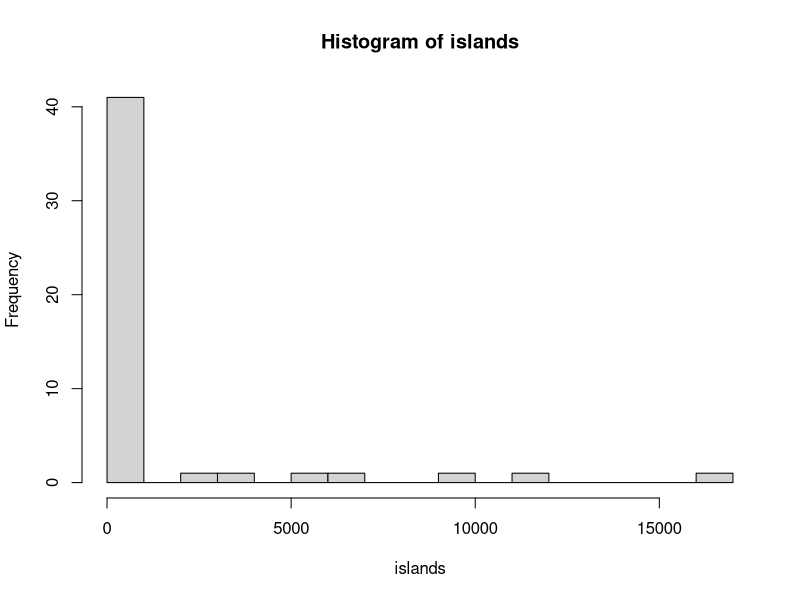
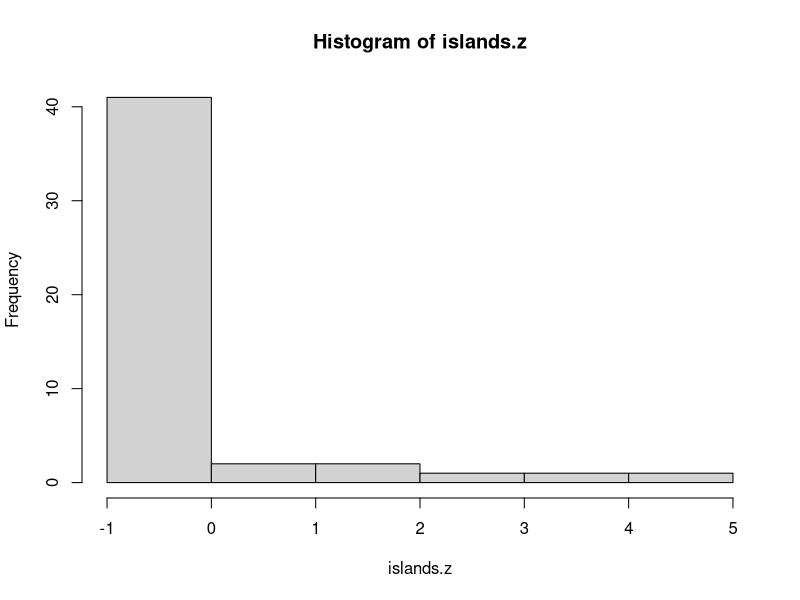
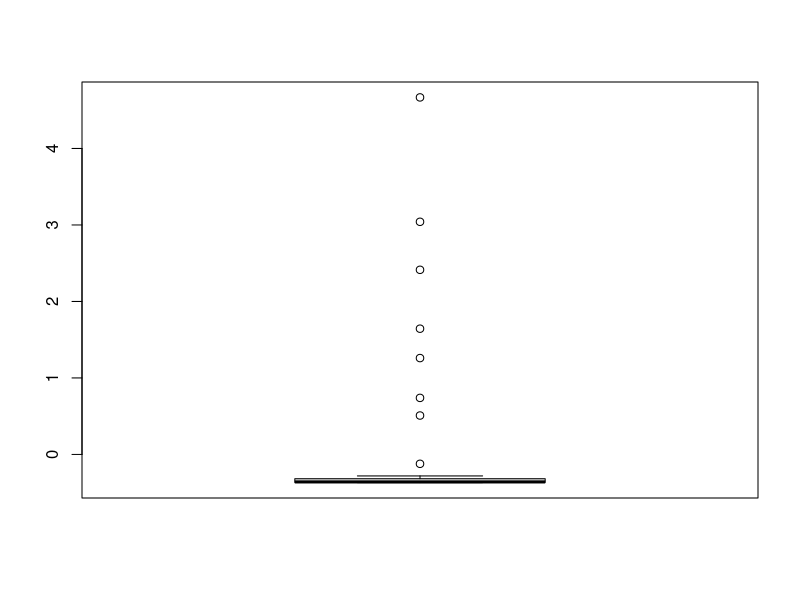
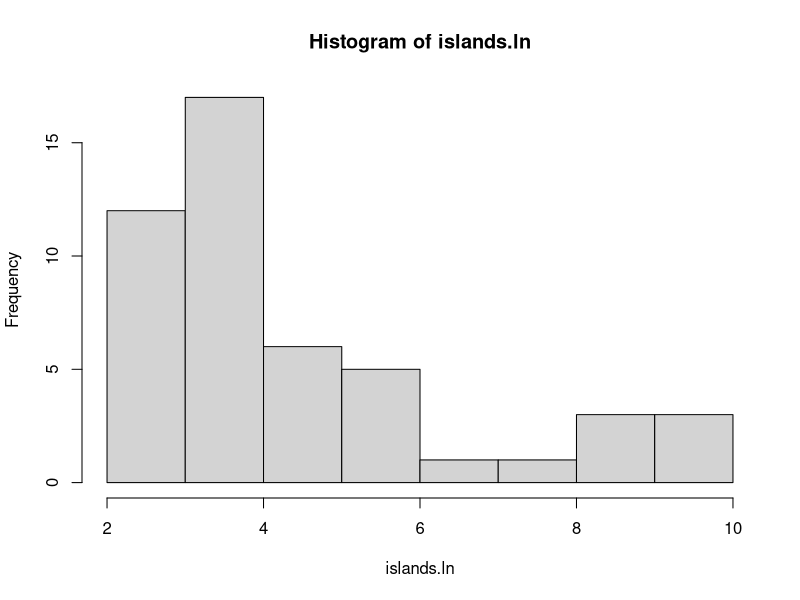
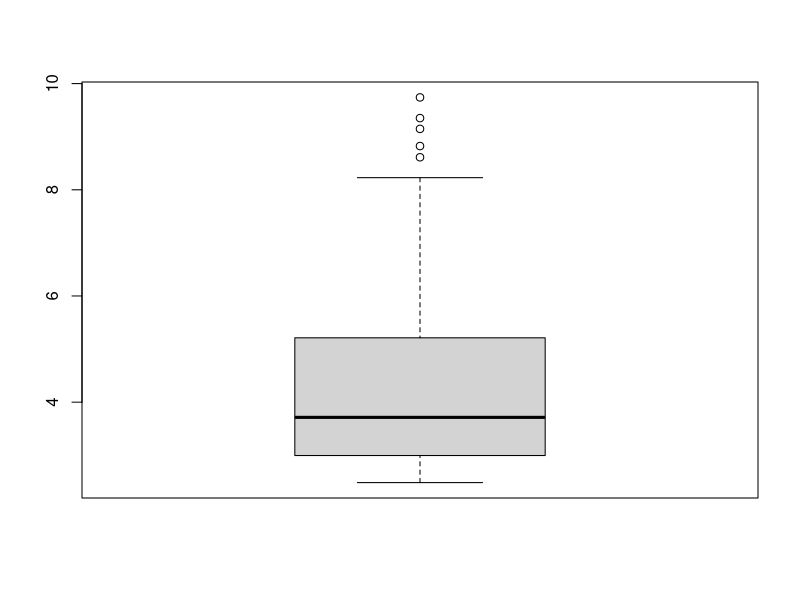
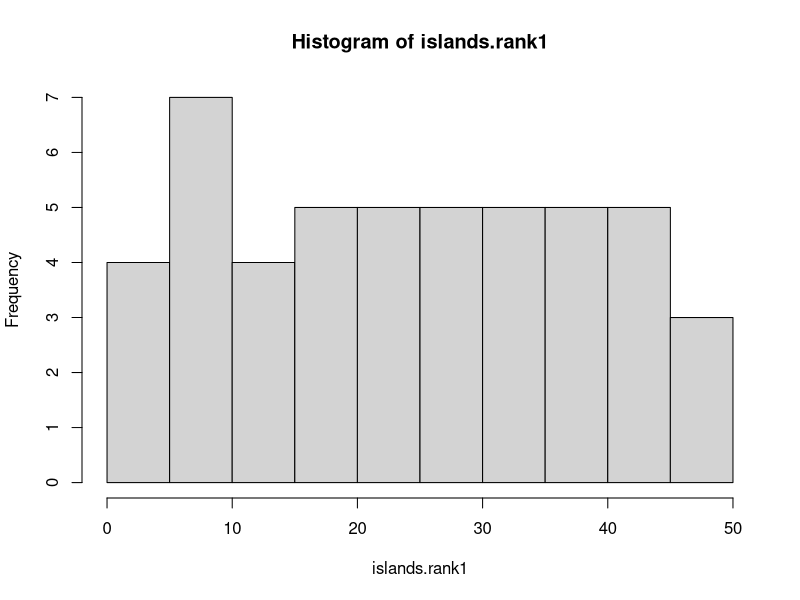
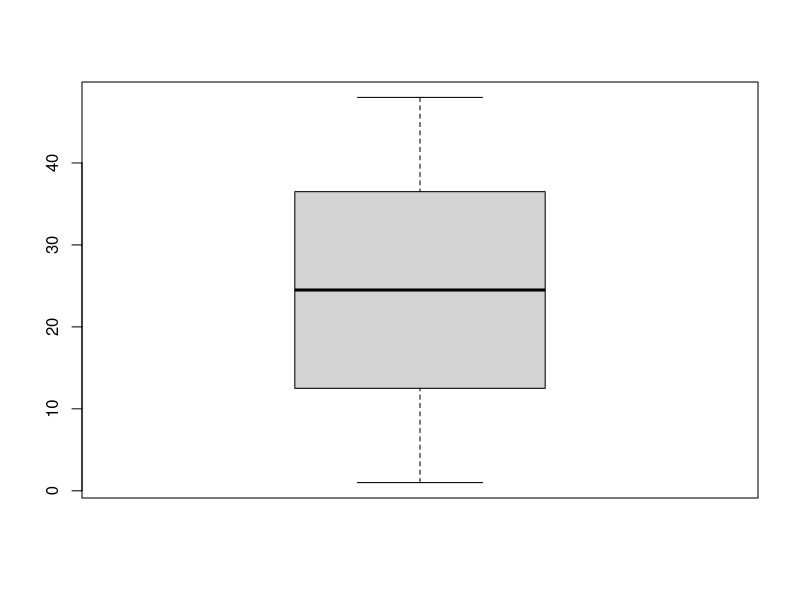
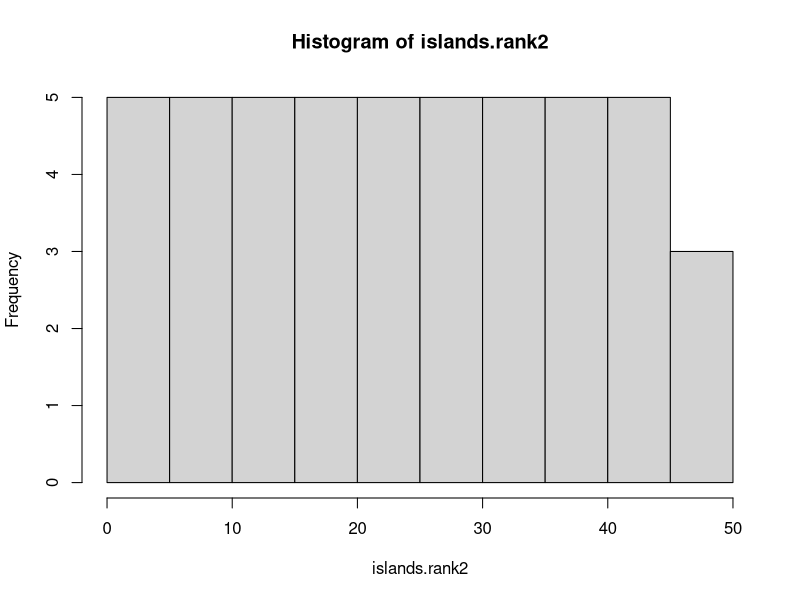

These figures' R source, in order:
# R Statistics Essential Training
# Ex04_02
# Transforming variables - rather than getting rid of outliers in data set, use transformations to manipulate outliers (keep them & use them)
# Examples of transformations (z-square, squaring, ranking, logrithms, dichotomize, )


# Load Data
require("datasets")
# The areas in thousands of square miles of the
# landmasses which exceed 10,000 square miles.
?islands
data("islands")
View(islands)

# histogram w/ breaks at 16, boxplot
hist(islands, breaks = 16)
# heavily right skewed 


# z-scores - easiest method is scale()
# create z-score of data and store in variable islands.z
?scale 
islands.z <- scale(islands)
islands.z

# generate histogram, boxplot, mean, round mean to 2 decimal places, standard deviation 
hist(islands.z)
boxplot(islands.z)
boxplot.stats(islands.z)
mean(islands.z)  # super small, obviously heads toward 0 but round to see
round(mean(islands.z), 2) # equals 0
sd(islands.z) # equals 1 


# Maintains metadata as an attribute from original dataset which can be accessed - use attr()
attr(islands.z, "scaled:center")  # Show original mean
attr(islands.z, "scaled:scale")   # show orinal sd - scale 
islands.z <- as.numeric(islands.z)#islands.z <- as.numeric(islands.z)  # Converts from matrix back to numeric
islands.z


# Logarithmic Transformations - get natural log 
# generate histogram/boxplot 
?log()
islands.ln <- log(islands) # natural log of values in ds 
islands.ln
hist(islands.ln) # looks much better than original values histagram - trasformed to mute outliers
boxplot(islands.ln)

# Squaring
# For negatively skewed variables
# Distribution may need to be recentered so that all values are positive (0 is okay)
sq <- (islands.ln)^2 
sq

# Ranking - transformation that maintains the order but nothing else about your data 
?rank()

islands.rank1 <- rank(islands)
islands.rank1 
hist(islands.rank1)
boxplot(islands.rank1)   # looks almost symmetrical


# ties.method - if ranks for any two or more values are the same
# this attribute will assign the rank (ie: average, random)
browseURL('https://stats.stackexchange.com/questions/34008/how-does-ties-method-argument-of-rs-rank-function-work')
islands.rank2 <- rank(islands, ties.method = "random") 


# Conduct descriptive stats
hist(islands.rank2) # more even - all but one collected at 5 than rank1
boxplot(islands.rank2)


# Dichotomizing - taking a data set & splitting it into two pieces (ie: high & low)
# Use wisely and purposefully! Risk: lose a huge amount of info 
# Split at 1000 (= 1,000,000 square miles)
# ifelse is the conditional element selection
# Select highest values as continent - if land mass greater than 1000, make it equal one, if less assign 0
continent <- ifelse(islands > 1000, 1, 0)
continent

# Clean workspace
rm(list = ls())
dev.off()
